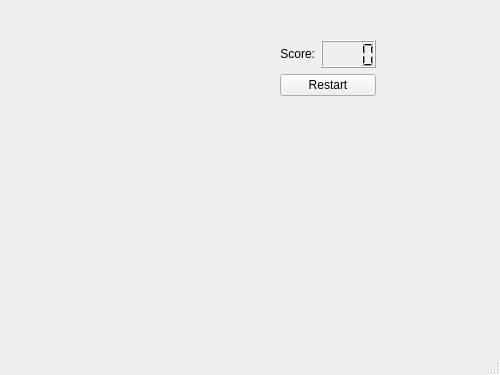
<?xml version="1.0" encoding="UTF-8"?>
<ui version="4.0">
 <class>MainWindow</class>
 <widget class="QMainWindow" name="MainWindow">
  <property name="geometry">
   <rect>
    <x>0</x>
    <y>0</y>
    <width>500</width>
    <height>375</height>
   </rect>
  </property>
  <property name="minimumSize">
   <size>
    <width>500</width>
    <height>375</height>
   </size>
  </property>
  <property name="maximumSize">
   <size>
    <width>500</width>
    <height>375</height>
   </size>
  </property>
  <property name="windowTitle">
   <string>MainWindow</string>
  </property>
  <widget class="QWidget" name="centralwidget">
   <widget class="RenderArea" name="renderArea" native="true">
    <property name="geometry">
     <rect>
      <x>20</x>
      <y>20</y>
      <width>471</width>
      <height>289</height>
     </rect>
    </property>
    <property name="minimumSize">
     <size>
      <width>231</width>
      <height>289</height>
     </size>
    </property>
   </widget>
   <widget class="QWidget" name="layoutWidget">
    <property name="geometry">
     <rect>
      <x>280</x>
      <y>40</y>
      <width>96</width>
      <height>56</height>
     </rect>
    </property>
    <layout class="QVBoxLayout" name="verticalLayout">
     <item>
      <layout class="QHBoxLayout" name="horizontalLayout">
       <item>
        <widget class="QLabel" name="lblScore">
         <property name="text">
          <string>Score:</string>
         </property>
         <property name="alignment">
          <set>Qt::AlignRight|Qt::AlignTrailing|Qt::AlignVCenter</set>
         </property>
        </widget>
       </item>
       <item>
        <widget class="QLCDNumber" name="lcdScore">
         <property name="digitCount">
          <number>4</number>
         </property>
        </widget>
       </item>
      </layout>
     </item>
     <item>
      <widget class="QPushButton" name="btnRestart">
       <property name="text">
        <string>Restart</string>
       </property>
      </widget>
     </item>
    </layout>
   </widget>
  </widget>
  <widget class="QStatusBar" name="statusbar"/>
 </widget>
 <customwidgets>
  <customwidget>
   <class>RenderArea</class>
   <extends>QWidget</extends>
   <header>renderarea.h</header>
   <container>1</container>
  </customwidget>
 </customwidgets>
 <resources/>
 <connections/>
</ui>
